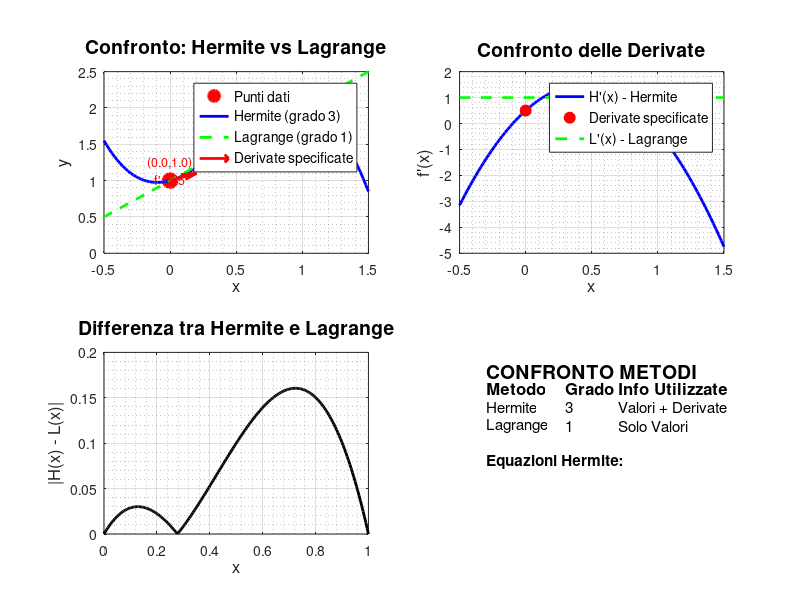

The MATLAB script that drew this image: (Note: this script raises an error after producing the figure.)
%% Esercizio 1.3: Interpolazione di Hermite
% Dati i punti (0, 1), (1, 2) con derivate f'(0) = 0.5, f'(1) = -0.3
% a) Costruire la matrice per l'interpolazione di Hermite
% b) Determinare il polinomio di grado 3 che soddisfa le condizioni
% c) Confrontare graficamente con l'interpolazione di Lagrange usando solo i valori della funzione

clear; clc; close all;

% Dati del problema
x_data = [0; 1];
y_data = [1; 2];
dy_data = [0.5; -0.3]; % Derivate nei punti

fprintf('=== ESERCIZIO 1.3: Interpolazione di Hermite ===\n\n');
fprintf('Dati:\n');
fprintf('Punto 1: (%.1f, %.1f) con f''(%.1f) = %.1f\n', x_data(1), y_data(1), x_data(1), dy_data(1));
fprintf('Punto 2: (%.1f, %.1f) con f''(%.1f) = %.1f\n', x_data(2), y_data(2), x_data(2), dy_data(2));
fprintf('\n');

%% PARTE A: Costruzione della matrice per l'interpolazione di Hermite
fprintf('PARTE A: Costruzione della matrice di Hermite\n');
fprintf('--------------------------------------------\n');

% Per l'interpolazione di Hermite con 2 punti e 2 derivate,
% cerchiamo un polinomio di grado 3: H(x) = a₀ + a₁x + a₂x² + a₃x³
% La derivata è: H'(x) = a₁ + 2a₂x + 3a₃x²

% Le condizioni sono:
% H(0) = 1   ->  a₀ = 1
% H(1) = 2   ->  a₀ + a₁ + a₂ + a₃ = 2
% H'(0) = 0.5 -> a₁ = 0.5
% H'(1) = -0.3 -> a₁ + 2a₂ + 3a₃ = -0.3

% Matrice del sistema: [valori della funzione, valori delle derivate]
A_hermite = [1, 0, 0, 0;      % H(0) = a₀
             1, 1, 1, 1;      % H(1) = a₀ + a₁ + a₂ + a₃
             0, 1, 0, 0;      % H'(0) = a₁
             0, 1, 2, 3];     % H'(1) = a₁ + 2a₂ + 3a₃

% Termine noto: [valori funzione, valori derivate]
b_hermite = [y_data(1);    % H(0) = 1
             y_data(2);    % H(1) = 2
             dy_data(1);   % H'(0) = 0.5
             dy_data(2)];  % H'(1) = -0.3

fprintf('Matrice del sistema di Hermite:\n');
fprintf('A = [valori funzione; valori derivate]\n');
disp(A_hermite);

fprintf('Termine noto:\n');
fprintf('b = [y₀; y₁; f''(x₀); f''(x₁)]ᵀ\n');
disp(b_hermite);

%% PARTE B: Calcolo dei coefficienti del polinomio di Hermite
fprintf('PARTE B: Calcolo dei coefficienti del polinomio di Hermite\n');
fprintf('---------------------------------------------------------\n');

% Risoluzione del sistema lineare A * coeff = b
coeff_hermite = A_hermite \ b_hermite;

fprintf('Coefficienti del polinomio di Hermite H(x) = a₀ + a₁x + a₂x² + a₃x³:\n');
fprintf('a₀ = %.6f\n', coeff_hermite(1));
fprintf('a₁ = %.6f\n', coeff_hermite(2));
fprintf('a₂ = %.6f\n', coeff_hermite(3));
fprintf('a₃ = %.6f\n', coeff_hermite(4));

fprintf('\nPolinomio di Hermite:\n');
fprintf('H(x) = %.6f + %.6fx + %.6fx² + %.6fx³\n', ...
    coeff_hermite(1), coeff_hermite(2), coeff_hermite(3), coeff_hermite(4));

% Verifica delle condizioni
fprintf('\n--- Verifica delle condizioni ---\n');
for i = 1:length(x_data)
    x_val = x_data(i);
    % Valutazione del polinomio
    H_val = coeff_hermite(1) + coeff_hermite(2)*x_val + ...
            coeff_hermite(3)*x_val^2 + coeff_hermite(4)*x_val^3;
    % Valutazione della derivata
    H_deriv = coeff_hermite(2) + 2*coeff_hermite(3)*x_val + 3*coeff_hermite(4)*x_val^2;
    
    fprintf('H(%.1f) = %.6f (richiesto: %.1f, errore: %.2e)\n', ...
        x_val, H_val, y_data(i), abs(H_val - y_data(i)));
    fprintf('H''(%.1f) = %.6f (richiesto: %.1f, errore: %.2e)\n', ...
        x_val, H_deriv, dy_data(i), abs(H_deriv - dy_data(i)));
end

%% PARTE C: Confronto con interpolazione di Lagrange
fprintf('\nPARTE C: Confronto con interpolazione di Lagrange\n');
fprintf('------------------------------------------------\n');

% Interpolazione di Lagrange usando solo i valori della funzione
% (senza le derivate) -> polinomio di grado 1
coeff_lagrange = polyfit(x_data, y_data, 1);

fprintf('Coefficienti del polinomio di Lagrange (grado 1):\n');
fprintf('L(x) = %.6fx + %.6f\n', coeff_lagrange(1), coeff_lagrange(2));

% Creazione di punti per la valutazione e il grafico
x_eval = linspace(-0.5, 1.5, 100)';

% Valutazione del polinomio di Hermite
H_eval = coeff_hermite(1) + coeff_hermite(2)*x_eval + ...
         coeff_hermite(3)*x_eval.^2 + coeff_hermite(4)*x_eval.^3;

% Valutazione della derivata di Hermite
H_deriv_eval = coeff_hermite(2) + 2*coeff_hermite(3)*x_eval + 3*coeff_hermite(4)*x_eval.^2;

% Valutazione del polinomio di Lagrange
L_eval = polyval(coeff_lagrange, x_eval);

%% Creazione dei grafici
fprintf('\nCreazione dei grafici comparativi...\n');

% Grafico principale: confronto polinomi
figure('Position', [100, 100, 1200, 800]);

% Subplot 1: Confronto dei polinomi
subplot(2, 2, 1);
plot(x_data, y_data, 'ro', 'MarkerSize', 10, 'MarkerFaceColor', 'red', ...
    'DisplayName', 'Punti dati', 'LineWidth', 2);
hold on;
plot(x_eval, H_eval, 'b-', 'LineWidth', 2, 'DisplayName', 'Hermite (grado 3)');
plot(x_eval, L_eval, 'g--', 'LineWidth', 2, 'DisplayName', 'Lagrange (grado 1)');

% Aggiungi frecce per indicare le derivate
quiver(x_data, y_data, 0.2*ones(size(x_data)), 0.2*dy_data, 0, ...
    'r', 'LineWidth', 2, 'MaxHeadSize', 0.3, 'DisplayName', 'Derivate specificate');

xlabel('x', 'FontSize', 12);
ylabel('y', 'FontSize', 12);
title('Confronto: Hermite vs Lagrange', 'FontSize', 14);
legend('Location', 'best', 'FontSize', 10);
grid on;
grid minor;

% Annotazioni per i punti
text(x_data(1), y_data(1) + 0.15, sprintf('(%.1f,%.1f)\nf''=%.1f', x_data(1), y_data(1), dy_data(1)), ...
    'HorizontalAlignment', 'center', 'FontSize', 9, 'Color', 'red');
text(x_data(2), y_data(2) + 0.15, sprintf('(%.1f,%.1f)\nf''=%.1f', x_data(2), y_data(2), dy_data(2)), ...
    'HorizontalAlignment', 'center', 'FontSize', 9, 'Color', 'red');

% Subplot 2: Derivate
subplot(2, 2, 2);
plot(x_eval, H_deriv_eval, 'b-', 'LineWidth', 2, 'DisplayName', 'H''(x) - Hermite');
hold on;
plot(x_data, dy_data, 'ro', 'MarkerSize', 8, 'MarkerFaceColor', 'red', ...
    'DisplayName', 'Derivate specificate');
% Derivata di Lagrange (costante)
y_deriv_lagrange = coeff_lagrange(1) * ones(size(x_eval));
plot(x_eval, y_deriv_lagrange, 'g--', 'LineWidth', 2, 'DisplayName', 'L''(x) - Lagrange');

xlabel('x', 'FontSize', 12);
ylabel('f''(x)', 'FontSize', 12);
title('Confronto delle Derivate', 'FontSize', 14);
legend('Location', 'best', 'FontSize', 10);
grid on;
grid minor;

% Subplot 3: Errore di interpolazione nell'intervallo [0,1]
subplot(2, 2, 3);
x_fine = linspace(0, 1, 200)';
H_fine = coeff_hermite(1) + coeff_hermite(2)*x_fine + ...
         coeff_hermite(3)*x_fine.^2 + coeff_hermite(4)*x_fine.^3;
L_fine = polyval(coeff_lagrange, x_fine);

% Poiché non abbiamo la funzione vera, confrontiamo i due metodi
diff_HL = abs(H_fine - L_fine);
plot(x_fine, diff_HL, 'k-', 'LineWidth', 2);
xlabel('x', 'FontSize', 12);
ylabel('|H(x) - L(x)|', 'FontSize', 12);
title('Differenza tra Hermite e Lagrange', 'FontSize', 14);
grid on;
grid minor;

% Subplot 4: Tabella riassuntiva
subplot(2, 2, 4);
axis off;

% Creazione di una tabella di confronto
text(0.1, 0.9, 'CONFRONTO METODI', 'FontSize', 14, 'FontWeight', 'bold');
text(0.1, 0.8, 'Metodo', 'FontSize', 12, 'FontWeight', 'bold');
text(0.4, 0.8, 'Grado', 'FontSize', 12, 'FontWeight', 'bold');
text(0.6, 0.8, 'Info Utilizzate', 'FontSize', 12, 'FontWeight', 'bold');

text(0.1, 0.7, 'Hermite', 'FontSize', 11);
text(0.4, 0.7, '3', 'FontSize', 11);
text(0.6, 0.7, 'Valori + Derivate', 'FontSize', 11);

text(0.1, 0.6, 'Lagrange', 'FontSize', 11);
text(0.4, 0.6, '1', 'FontSize', 11);
text(0.6, 0.6, 'Solo Valori', 'FontSize', 11);

text(0.1, 0.4, 'Equazioni Hermite:', 'FontSize', 11, 'FontWeight', 'bold');
text(0.1, 0.3, sprintf('H(x) = %.3f + %.3fx + %.3fx² + %.3fx³', ...
    coeff_hermite(1), coeff_hermite(2), coeff_hermite(3), coeff_hermite(4)), ...
    'FontSize', 10, 'FontFamily', 'monospace');

text(0.1, 0.2, 'Equazione Lagrange:', 'FontSize', 11, 'FontWeight', 'bold');
text(0.1, 0.1, sprintf('L(x) = %.3fx + %.3f', coeff_lagrange(1), coeff_lagrange(2)), ...
    'FontSize', 10, 'FontFamily', 'monospace');

hold off;

% Salvataggio del grafico
sgtitle('Esercizio 1.3: Interpolazione di Hermite vs Lagrange', 'FontSize', 16);
saveas(gcf, 'esercizio_1_3_hermite.png');
fprintf('Grafico salvato come "esercizio_1_3_hermite.png"\n');

%% ANALISI AGGIUNTIVA: Proprietà del polinomio di Hermite
fprintf('\n=== ANALISI AGGIUNTIVA ===\n');
fprintf('Proprietà della matrice di Hermite:\n');
fprintf('Determinante: %.6f\n', det(A_hermite));
fprintf('Numero di condizione: %.2e\n', cond(A_hermite));
fprintf('Rango: %d\n', rank(A_hermite));

if det(A_hermite) ~= 0
    fprintf('✓ La matrice è non singolare (det ≠ 0)\n');
else
    fprintf('✗ La matrice è singolare!\n');
end

% Verifica della derivata seconda nei punti
fprintf('\nDerivate seconde nei punti:\n');
for i = 1:length(x_data)
    x_val = x_data(i);
    H_deriv2 = 2*coeff_hermite(3) + 6*coeff_hermite(4)*x_val;
    fprintf('H''''(%.1f) = %.6f\n', x_val, H_deriv2);
end

% Punti di flesso (dove H''(x) = 0)
if coeff_hermite(4) ~= 0
    x_flesso = -coeff_hermite(3) / (3*coeff_hermite(4));
    if x_flesso >= min(x_data) && x_flesso <= max(x_data)
        fprintf('Punto di flesso nell''intervallo: x = %.6f\n', x_flesso);
    else
        fprintf('Punto di flesso fuori dall''intervallo: x = %.6f\n', x_flesso);
    end
else
    fprintf('Nessun punto di flesso (polinomio al più quadratico)\n');
end

fprintf('\n=== VANTAGGI E SVANTAGGI ===\n');
fprintf('HERMITE:\n');
fprintf('  ✓ Maggiore controllo locale (derivate specificate)\n');
fprintf('  ✓ Interpolazione più liscia\n');
fprintf('  ✓ Buon controllo delle pendenze\n');
fprintf('  ✗ Richiede informazioni sulle derivate\n');
fprintf('  ✗ Grado più alto\n\n');

fprintf('LAGRANGE:\n');
fprintf('  ✓ Richiede solo i valori della funzione\n');
fprintf('  ✓ Grado minimo\n');
fprintf('  ✓ Semplice da implementare\n');
fprintf('  ✗ Nessun controllo sulle derivate\n');
fprintf('  ✗ Può essere meno liscio\n');

fprintf('\n=== RIEPILOGO RISULTATI ===\n');
fprintf('Polinomio di Hermite (grado 3): H(x) = %.6f + %.6fx + %.6fx² + %.6fx³\n', ...
    coeff_hermite(1), coeff_hermite(2), coeff_hermite(3), coeff_hermite(4));
fprintf('Polinomio di Lagrange (grado 1): L(x) = %.6fx + %.6f\n', ...
    coeff_lagrange(1), coeff_lagrange(2));
fprintf('Hermite rispetta sia i valori che le derivate specificate.\n');
fprintf('Lagrange rispetta solo i valori della funzione.\n');

fprintf('\n=== ESERCIZIO 1.3 COMPLETATO ===\n');
